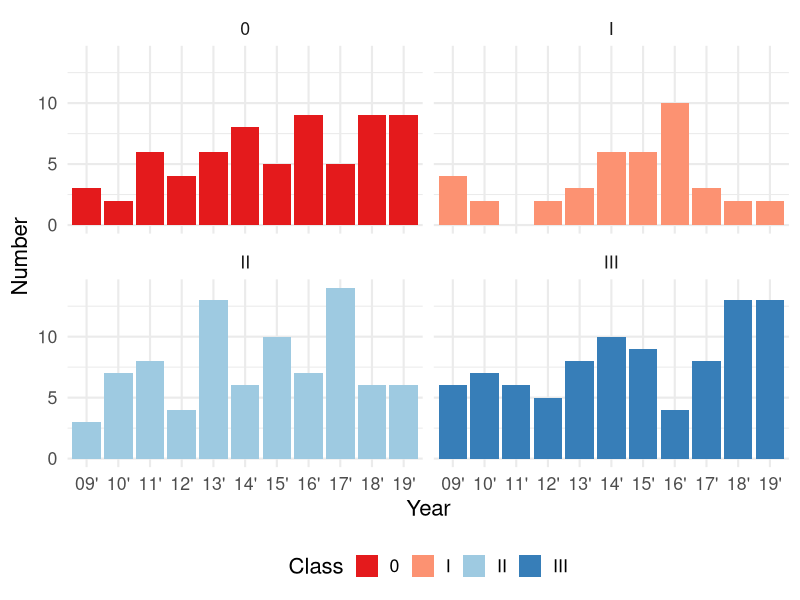
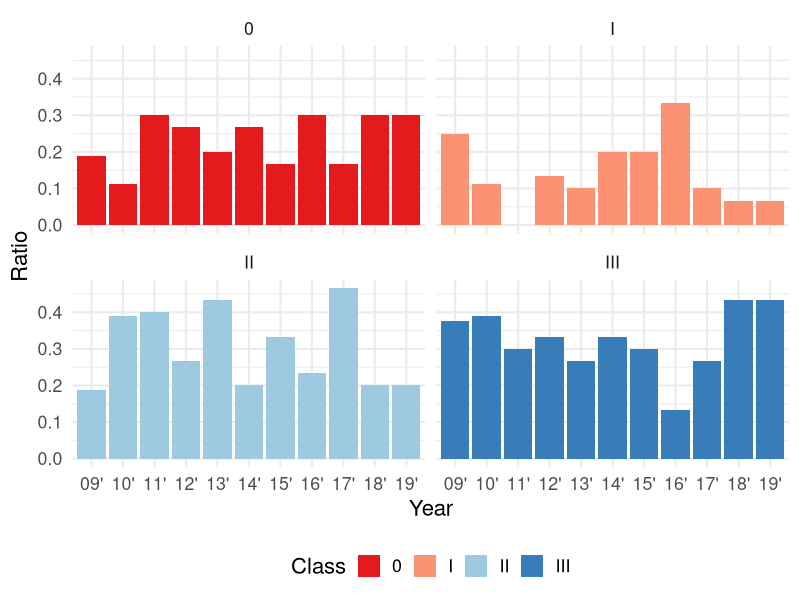
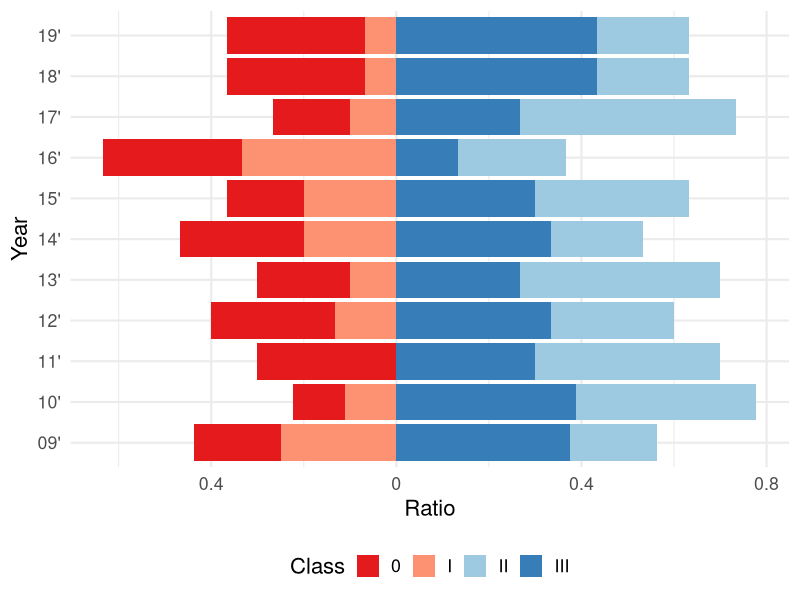

These figures' R source, in order:
## ---- chunk 1
library(ggplot2)
wyniki <- as.data.frame(matrix(ncol = 4, nrow = 44))
wyniki$V2 <- as.factor(c(rep("09'", 4), rep("10'", 4), rep("11'", 4), rep("12'", 4), rep("13'", 4),
               rep("14'", 4), rep("15'", 4), rep("16'", 4), rep("17'", 4), rep("18'", 4), rep("19'", 4)))

wyniki$V3 <- rep(c("0", "I", "II", "III"), 11)
wyniki[1:4, 1] <- c(3, 4, 3, 6)
wyniki[5:8, 1] <- c(2, 2, 7, 7)
wyniki[9:12, 1] <- c(6, 0, 8, 6)
wyniki[13:16, 1] <- c(4, 2, 4, 5)
wyniki[17:20, 1] <- c(6, 3, 13, 8)
wyniki[21:24, 1] <- c(8, 6, 6, 10)
wyniki[25:28, 1] <- c(5, 6, 10, 9)
wyniki[29:32, 1] <- c(9, 10, 7, 4)
wyniki[33:36, 1] <- c(5, 3, 14, 8)
wyniki[37:40, 1] <- c(9, 2, 6, 13)
wyniki[41:44, 1] <- c(9, 2, 6, 13)

colnames(wyniki) <- c("Number", "Year", "Class", "Type")

wyniki$Type <- ifelse(wyniki$Class== "0" | wyniki$Class== "I", "Non-reproducible", "Reproducible")


colors <- rep("black", 11)
colors[5] <- "red"

## ---- chunk 2

p2 <- ggplot(wyniki, aes(x = Year, y = Number, fill = Class)) +
  geom_bar(position = "dodge", stat = "identity") +
  facet_wrap(~ Class)+
  theme_minimal(base_size = 16) +
  scale_fill_manual(values = c("#e41a1c","#fc9272", "#9ecae1", "#377eb8")) +
  theme(legend.position = "bottom",
        #axis.text.x = element_text(colour = colors)
        ) #+
  #ggtitle("Number of papers by class and years")


p2

## ---- chunk 3

library(dplyr)

wyniki_sum <- aggregate(wyniki$Number, by = list(Category = wyniki$Year), FUN = sum)

wyniki_per <- left_join(wyniki, wyniki_sum, by = c("Year" = "Category"))

wyniki_per$Ratio <- wyniki_per$Number / wyniki_per$x 

p3 <- ggplot(wyniki_per, aes(x = Year, y = Ratio, fill = Class)) +
  geom_bar(position = "dodge", stat = "identity") +
  facet_wrap(~ Class)+
  theme_minimal(base_size = 16) +
  scale_fill_manual(values = c("#e41a1c","#fc9272", "#9ecae1", "#377eb8")) +
  theme(legend.position = "bottom") #+
  #ggtitle("Ratio of each class throughout years")


p3

## ---- chunk 4

p4 <- ggplot(wyniki_per, aes(x = Year, y = Ratio, fill = Class)) +
  geom_bar(data = wyniki_per[wyniki_per$Type == "Non-reproducible", ], stat = "identity", aes(y= Ratio * (-1))) +
  geom_bar(data = wyniki_per[wyniki_per$Type == "Reproducible", ], stat = "identity") +
  theme_minimal(base_size = 16) +
  scale_fill_manual(values = c("#e41a1c","#fc9272", "#9ecae1", "#377eb8")) +
  theme(legend.position = "bottom") +
  coord_flip() +
  scale_y_continuous(labels = abs)  
  #+  ggtitle("Articles reproducibility throughout years")

p4

